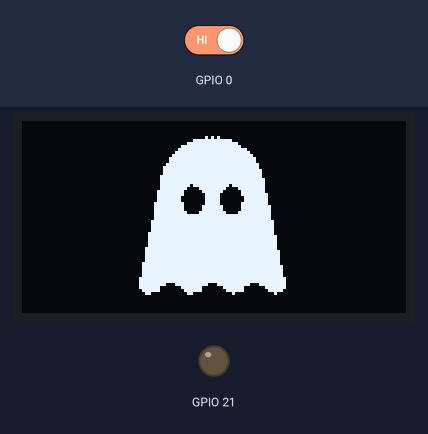
A sketch run on a simulated ESP32. On the bench: 128×64 one-colour display, output pins drawn as LEDs (lit = HIGH). The inputs (shaded band) are chosen by the test bench; at power-on: GPIO 0 HIGH. A WiFi scan finds three made-up networks; what the sketch prints to the serial monitor is not drawn. At 14.3 s the program puts the board to deep sleep or switches it off; the recording ends there.

Above: at 0.2 s.
At 2.3 s:
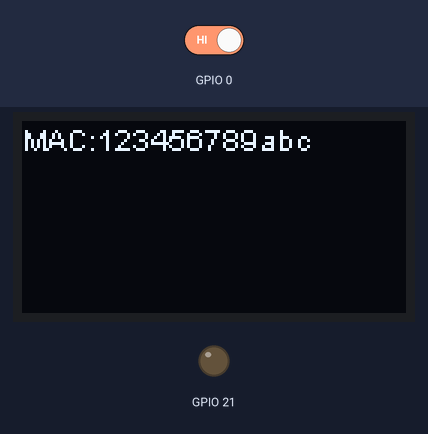
At 6.8 s:
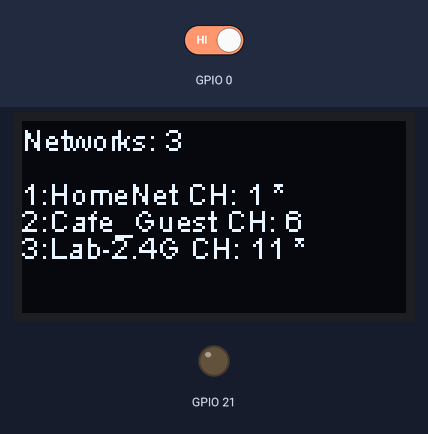
6.9 s: GPIO 0 driven LOW
Timing chart, 0 to 14.3 s (numbered marks = the images above; inputs shaded):
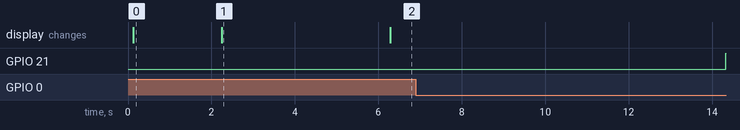

The sketch:

scan.ino
```cpp
#include "Arduino.h"
#include "WiFi.h"
#include "images.h"
#include "display.h"
#include "scan-wifi.h"

// Create a screen. Setting the parameter to true also outputs text to the serial port )
Display screen(true);

// Enable the WiFi adapter, all output is sent to the screen
WiFiScan wifi(&screen);

// Sleep flags
bool resendflag=false;
bool deepsleepflag=false;
bool interrupt_flag = false;

// GPIO 0 (Flash Button)
void interrupt_GPIO0()
{
	interrupt_flag = true;
}

void interrupt_handle(void)
{
	if(interrupt_flag)
	{
    Serial.println("******************* SLEEP *************************");
		interrupt_flag = false;
		if(digitalRead(0)==0)
		{
			deepsleepflag=true;
		}
	}
}

// Turn the onboard LED on
void ledOn()
{
  pinMode(LED ,OUTPUT);
	digitalWrite(LED, HIGH);
}

// Turn the onboard LED off
void ledOff()
{
  pinMode(LED ,OUTPUT);
	digitalWrite(LED, LOW);
}

// Turn on Vext power supply
void VextON(void)
{
  pinMode(Vext,OUTPUT);
  digitalWrite(Vext, LOW);

}

// Turn off Vext power supply
void VextOFF(void)
{
  pinMode(Vext,OUTPUT);
  digitalWrite(Vext, HIGH);
}

//The chip ID is essentially its MAC address(length: 6 bytes).
String getMac()
{
  uint64_t chipid=ESP.getEfuseMac();
  return "MAC:" + String(chipid, HEX);
}

void setup()
{
	Serial.begin(115200);

  //OLED use Vext power supply, Vext must be turned ON before OLED initialition.
	VextON();
	delay(100);

  // Initialise the display and show the logo
  screen.init();
  screen.clear();
  screen.logo();

	delay(2000);
  screen.clear();

  // Disconnect from any previous WiFi connections
  wifi.disconnect();

  screen.outputln(0, 0, getMac(), true);

  delay(2000);

  screen.clear();

	attachInterrupt(0, interrupt_GPIO0, FALLING);
}

void loop()
{
  interrupt_handle();

  wifi.scan(false, true);

  if(deepsleepflag)
  {
	  VextOFF();
	  esp_sleep_enable_timer_wakeup(600*1000*(uint64_t)1000);
	  esp_deep_sleep_start();
  }
}
```

display.cpp
```cpp
#include "display.h"
#include "Arduino.h"
#include <Wire.h>
#include "HT_SSD1306Wire.h"
#include "images.h"

SSD1306Wire  display(0x3c, 500000, SDA_OLED, SCL_OLED, GEOMETRY_128_64, RST_OLED); // addr , freq , i2c group , resolution , rst

Display::Display(bool serial)
{
  this->serialOutput = serial;
}

void Display::init()
{
  display.init();
}

void Display::setSerialOutput(bool serial)
{
  this->serialOutput = serial;
}

void Display::clear()
{
  display.clear();
}

void Display::render()
{
  display.display();
}

void Display::logo()
{
  display.clear();
	display.drawXbm(0,5,logo_width,logo_height,(const unsigned char *)logo_bits);
	display.display();
}

// Output data to the display and serial port
void Display::output(unsigned int x, unsigned int y, String value, bool render)
{
  display.drawString(x, y, value);

  if (render)
  {
    this->render();
  }

  if (serialOutput)
  {
    Serial.print(value);
  }
}

// Output data to the display and serial port (with newline)
void Display::outputln(unsigned int x, unsigned int y, String value, bool render)
{
  display.drawString(x, y, value);

  if (render)
  {
    this->render();
  }

  if (serialOutput)
  {
    Serial.println(value);
  }
}
```

display.h
```cpp
#ifndef _KELSIERDISPLAY_H_
#define _KELSIERDISPLAY_H_

#include "Arduino.h"

class Display
{

public:
  Display(bool serial = false);
  void init();
  void setSerialOutput(bool serial);
  void clear();
  void render();

  void output(unsigned int x, unsigned int y, String value, bool render=false);
  void outputln(unsigned int x, unsigned int y, String value, bool render=false);

  void logo();

protected:
  bool serialOutput;

};

#endif
```

scan-wifi.cpp
```cpp
#include "scan-wifi.h"
#include "Arduino.h"
#include "WiFi.h"


WiFiScan::WiFiScan(Display* display)
{
  setMode(WIFI_STA);

  this->autoConnect = false;
  this->display = display;
}

WiFiScan::WiFiScan(const char* bssid, const char* password, Display* display)
{
  setMode(WIFI_STA);

  this->setBSSID(bssid);
  this->setPassword(password);

  this->autoConnect = false;
  this->display = display;
}

bool WiFiScan::connect()
{
  WiFi.setAutoConnect(this->autoConnect);
	WiFi.begin(this->bssid,this->password);
	delay(100);

  byte count = 0;
	while(WiFi.status() != WL_CONNECTED && count < 10)
	{
		count ++;
		delay(500);
    display->output(0, 0, "Connecting...", true);
	}

	if(WiFi.status() == WL_CONNECTED)
	{
		display->output(0, 0, "Connecting...OK.", true);
	}
	else
	{
    display->clear();
    display->output(0, 0, "Connecting...Failed", true);
    return false;
	}

	display->output(0, 10, "WIFI Setup done", true);
	delay(500);
  display->clear();
  return true;
}

bool WiFiScan::connect(const char* bssid, const char* password)
{
  this->setBSSID(bssid);
  this->setPassword(password);

  return this->connect();
}

void WiFiScan::disconnect()
{
  WiFi.disconnect(true);
  delay(100);
}

void WiFiScan::scan(bool showStrength, bool showChannel)
{
  int networksFound = WiFi.scanNetworks();
  display->clear();

  if (networksFound == 0)
  {
   display->output(0, 0, "no network found", true);
  }
  else
  {
    display->outputln(0, 0, "Networks: " + (String)networksFound);

    int y = 1;

    for (int i = 0; i < networksFound; ++i)
    {
      if (y > 6)
      {
        display->render();
        delay(3000);
        display->clear();
        display->outputln(0, 0, "Networks: " + (String)networksFound);
        y=0;
      }

      unsigned int position = i+1;

      String ssid = (String)WiFi.SSID(i).substring(0,15);
      String open = (WiFi.encryptionType(i) == WIFI_AUTH_OPEN) ? "  ": " *";
      String network = (String)position + ":" + ssid ;

      if (showChannel)
      {
        network += " CH: " + (String)(WiFi.channel(i));
      }

      if (showStrength)
      {
        network += " (" + (String)(WiFi.RSSI(i)) + ")";
      }

      network += open;

      display->outputln(0, (y+1)*9, network);
      delay(10);
      y++;
    }

    display->render();
		delay(3000);
		display->clear();
	}
}

void WiFiScan::setMode(wifi_mode_t type)
{
  WiFi.mode(type);
}

void WiFiScan::setAutoConnect(bool autoConnect)
{
  this->autoConnect = autoConnect;
}

boolean WiFiScan::setBSSID(const char* bssid)
{
  if(bssid && *bssid != 0x00 && strlen(bssid) <= 32) {
    if (NULL != this->bssid)
    {
      delete []this->bssid;
    }

    this->bssid = new char[strlen(bssid) + 1];
    strncpy(this->bssid, bssid, 32);
  }
}

boolean WiFiScan::setPassword(const char* password)
{
  if(password && strlen(password) <= 64) {
    if (NULL != this->password)
    {
        delete []this->password;
    }

    this->password = new char[strlen(password) + 1];
    strncpy(this->password, password, 64);
  }
}
```

scan-wifi.h
```cpp
#ifndef _KELSIERWIFI_H_
#define _KELSIERWIFI_H_

#include "Arduino.h"
#include "display.h"
// #include "esp_wifi_types.h"

class WiFiScan
{

public:
  WiFiScan(Display* display);
  WiFiScan(const char* bssid, const char* password, Display* display);

  bool connect();
  bool connect(const char* bssid, const char* password);
  void disconnect();

  void scan(bool showStrength = false, bool showChannel = false);

  void setMode(wifi_mode_t type);
  void setAutoConnect(bool autoConnect);
  boolean setBSSID(const char* bssid);
  boolean setPassword(const char* password);

protected:
  bool autoConnect;
  char *bssid;
  char *password;
  Display* display;

};

#endif
```

Source omitted: images.h (data table, 11235 bytes)

Measured:
- after the input at 6.9 s, GPIO 21: LOW → HIGH after 7.4 s
- what the display in image 0 shows lasts 2.1 s, from 0.1 s to 2.2 s
- what the display in image 1 shows lasts 4.1 s, from 2.2 s to 6.3 s
